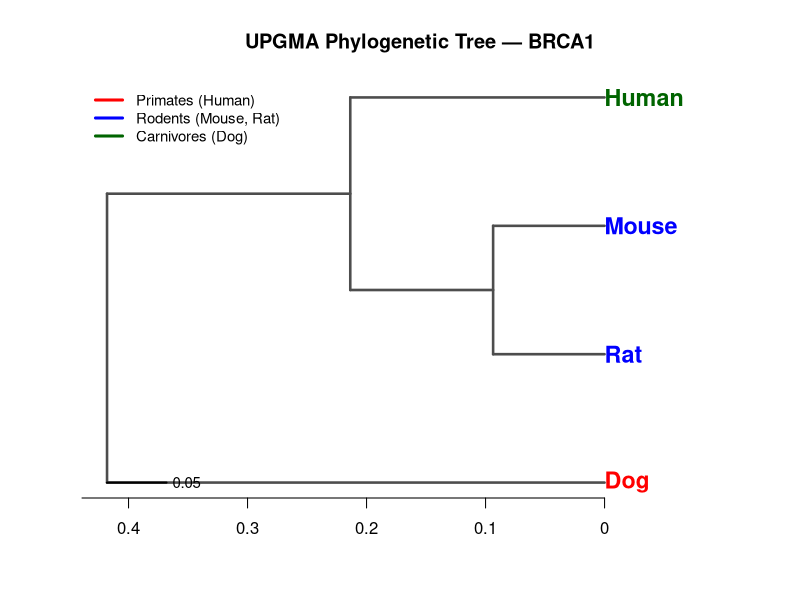
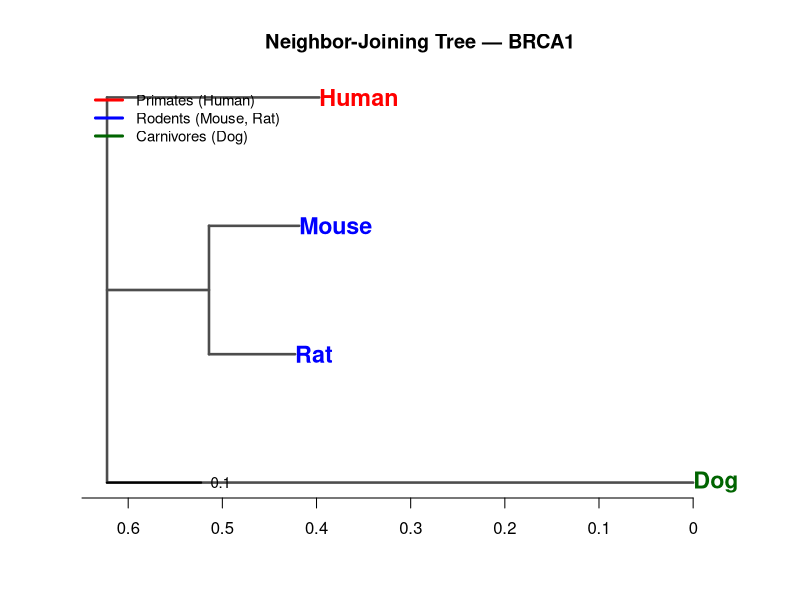
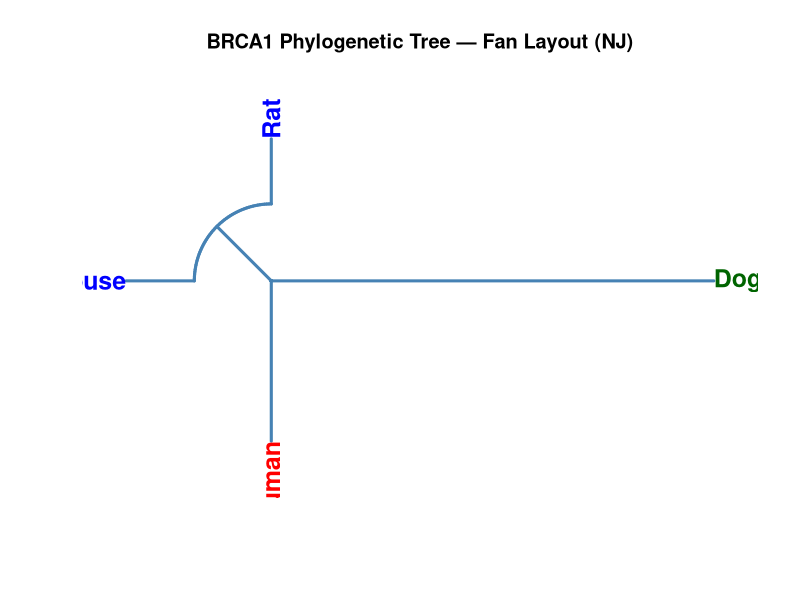

These figures' R source, in order:
# ============================================================
# Phylogenetic Analysis of BRCA1 Gene — R Script
# Assignment | Bioinformatics | Skill-Up Internship, BioTecnika
# Species: Human, Mouse, Rat, Dog (4 species)
# Distance matrix and Newick trees from Python (Biopython)
# ============================================================

# ---- 1. Install and load packages ----
if (!requireNamespace("ape",      quietly = TRUE)) install.packages("ape")
if (!requireNamespace("phangorn", quietly = TRUE)) install.packages("phangorn")

library(ape)
library(phangorn)
cat("Packages loaded.\n")

# ---- 2. Load Newick trees from Python output ----
upgma_newick <- "(Dog:0.41807,((Rat:0.09365,Mouse:0.09365)Inner1:0.12003,Human:0.21368)Inner2:0.20439)Inner3:0.00000;"
nj_newick    <- "(Dog:0.62247,(Rat:0.09148,Mouse:0.09582)Inner1:0.10827,Human:0.22544)Inner2:0.00000;"

upgma_tree <- read.tree(text = upgma_newick)
nj_tree    <- read.tree(text = nj_newick)
cat("Trees loaded.\n")

# ---- 3. Distance matrix from Python output ----
species <- c("Human", "Mouse", "Rat", "Dog")

dist_values <- matrix(c(
  0.0000, 0.4320, 0.4228, 0.8479,
  0.4320, 0.0000, 0.1873, 0.8241,
  0.4228, 0.1873, 0.0000, 0.8247,
  0.8479, 0.8241, 0.8247, 0.0000
), nrow = 4, byrow = TRUE,
dimnames = list(species, species))

cat("\nPairwise Distance Matrix:\n")
print(round(dist_values, 4))

# ---- 4. Plot UPGMA Tree ----
png("brca1_upgma_R.png", width = 900, height = 600, res = 120)
plot(upgma_tree,
     main       = "UPGMA Phylogenetic Tree — BRCA1",
     cex        = 1.4,
     tip.color  = c("red", "blue", "blue", "darkgreen"),
     edge.width = 2.5,
     edge.color = "gray30",
     font       = 2)
add.scale.bar(cex = 0.9, col = "black", lwd = 2)
axisPhylo()
legend("topleft",
       legend = c("Primates (Human)",
                  "Rodents (Mouse, Rat)",
                  "Carnivores (Dog)"),
       col    = c("red", "blue", "darkgreen"),
       lwd    = 3, bty = "n", cex = 0.9)
dev.off()
cat("UPGMA tree saved.\n")

# ---- 5. Plot NJ Tree ----
png("brca1_nj_R.png", width = 900, height = 600, res = 120)
plot(nj_tree,
     main       = "Neighbor-Joining Tree — BRCA1",
     cex        = 1.4,
     tip.color  = c("darkgreen", "blue", "blue", "red"),
     edge.width = 2.5,
     edge.color = "gray30",
     font       = 2)
add.scale.bar(cex = 0.9, col = "black", lwd = 2)
axisPhylo()
legend("topleft",
       legend = c("Primates (Human)",
                  "Rodents (Mouse, Rat)",
                  "Carnivores (Dog)"),
       col    = c("red", "blue", "darkgreen"),
       lwd    = 3, bty = "n", cex = 0.9)
dev.off()
cat("NJ tree saved.\n")

# ---- 6. Fan/Circular tree ----
png("brca1_fan_R.png", width = 800, height = 800, res = 120)
plot(nj_tree,
     type       = "fan",
     main       = "BRCA1 Phylogenetic Tree — Fan Layout (NJ)",
     cex        = 1.5,
     tip.color  = c("darkgreen", "blue", "blue", "red"),
     edge.width = 3,
     edge.color = "steelblue",
     font       = 2)
dev.off()
cat("Fan tree saved.\n")

# ---- 7. Save Newick files ----
write.tree(upgma_tree, file = "brca1_upgma_from_R.nwk")
write.tree(nj_tree,    file = "brca1_nj_from_R.nwk")
cat("Newick files written.\n")

# ---- 8. Interpretation ----
cat("\n=== INTERPRETATION ===\n")
cat("Distance matrix observations:\n")
cat("  Human-Mouse distance: 0.4320\n")
cat("  Human-Rat distance:   0.4228\n")
cat("  Mouse-Rat distance:   0.1873 (closest pair — rodent monophyly confirmed)\n")
cat("  Human-Dog distance:   0.8479 (most distant)\n")
cat("  Mouse-Dog distance:   0.8241\n")
cat("  Rat-Dog distance:     0.8247\n")
cat("\nTree topology (both UPGMA and NJ agree):\n")
cat("  - Dog is correctly the outgroup (longest branch, most distant)\n")
cat("  - Mouse and Rat correctly cluster as sister taxa\n")
cat("  - Human is sister to the Mouse-Rat clade\n")
cat("  - Topology is biologically consistent with known mammalian phylogeny\n")
cat("\nConclusion:\n")
cat("  BRCA1 sequence-based phylogeny correctly recovers mammalian relationships.\n")
cat("  Rodents (Mouse, Rat) diverged ~87 Mya from primates.\n")
cat("  Dog (Carnivora) is the most distantly related species in this analysis.\n")
